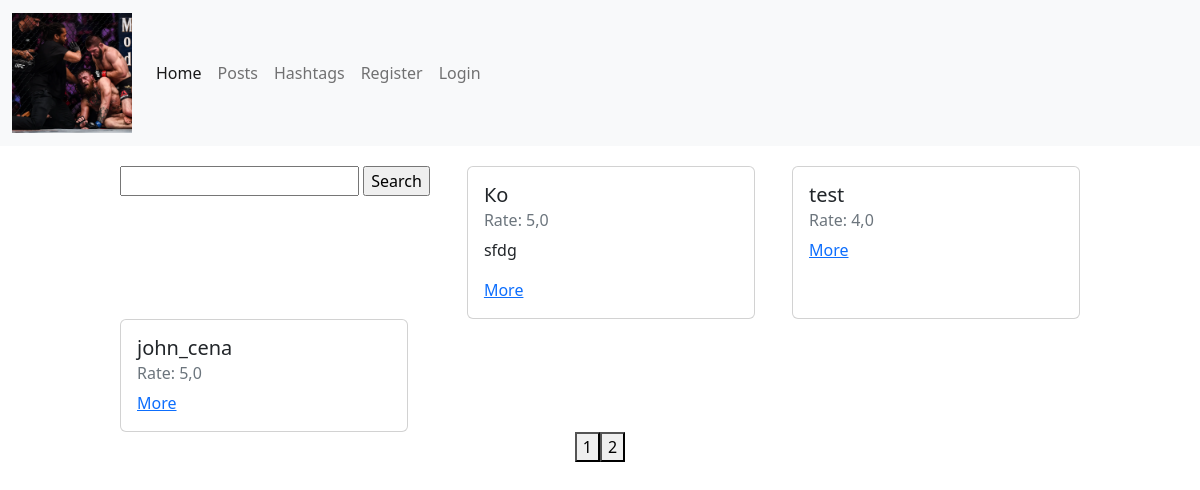
/posts/, run on the app's committed database.
### posts/models.py (models this page shows, shortened)
class Post(models.Model):
    preview = models.ImageField(upload_to='post_previews', blank=True, null=True)
    title = models.CharField(max_length=128)
    description = models.TextField()
    rate = models.FloatField(default=5)
    """ references """
    hashtags = models.ManyToManyField(Hashtag, related_name="posts")
    created_date = models.DateTimeField(auto_now_add=True)
    modified_date = models.DateTimeField(auto_now=True)

class Hashtag(models.Model):
    title = models.CharField(max_length=64)

### posts/views.py (the view)
# urls.py: path('posts/', posts_views.posts_view),
def posts_view(request):
    print(request.user)
    if request.method == 'GET':
        posts = Post.objects.all()
        search = request.GET.get('search')
        page = int(request.GET.get('page', 1))
        max_page = posts.__len__() / PAGINATION_LIMIT
        if round(max_page) < max_page:
            max_page = round(max_page) + 1
        else:
            max_page = round(max_page)
        posts = posts[PAGINATION_LIMIT * (page - 1): PAGINATION_LIMIT * page]
        if search:
            """startswith, endwith, icontains"""
            posts = posts.filter(Q(title__icontains=search) | Q(description__icontains=search))
        context_data = {
            'posts': posts,
            'user': request.user,
            'pages': range(1, max_page + 1)
        }
        return render(request, 'posts/posts.html', context=context_data)

### templates/posts/posts.html (shortened to what this page needs)
{% extends 'layouts/index.html' %}
{% block content %}
    <div class="posts">
    <form action="/posts/" method="get">
        <input type="text" name="search">
        <input type="submit" value="Search">
    </form>
        {% for post in posts %}
            <div class="card" style="width: 18rem;">
                <div class="card-body">
                    <h5 class="card-title">{{ post.title }}</h5>
                    <h6 class="card-subtitle mb-2 text-muted">Rate: {{ post.rate }}</h6>
                    {% for hashtag in post.hashtags.all %}
                        <p>{{ hashtag.title }}</p>
                    {% endfor %}
                    <a href="/posts/{{ post.id }}/" class="card-link">More</a>
                </div>
            </div>
        {% endfor %}
    </div>
    <div>
    <div class="pages" style="display: flex; justify-content: center;">
        {% for page in pages %}
            <a href="/posts/?page={{ page }}">
                <button>{{ page }}</button>
            </a>
        {% endfor %}
    </div>
{% endblock %}

### templates/posts/posts.html (style rules this page uses)
.posts { margin-top: 20px; width: 80%; margin-left: 10%; display: flex; justify-content: space-between; flex-wrap: wrap; }

### data on the page
Post: title "Ко", rate "5,0"
Hashtag: title "sfdg"
Post: title "test", rate "4,0"
Post: title "john_cena", rate "5,0"

### other printed values
{{ page }} "1" "2"
